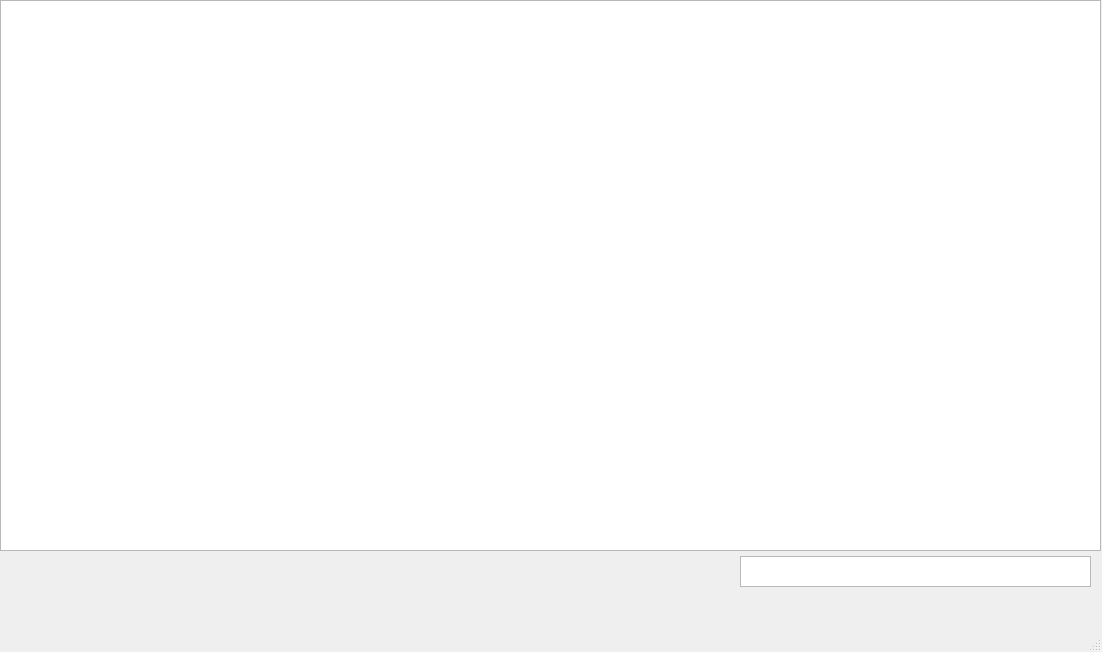
<?xml version="1.0" encoding="UTF-8"?>
<ui version="4.0">
 <class>MainWindow</class>
 <widget class="QMainWindow" name="MainWindow">
  <property name="geometry">
   <rect>
    <x>0</x>
    <y>0</y>
    <width>1102</width>
    <height>652</height>
   </rect>
  </property>
  <property name="windowTitle">
   <string>MainWindow</string>
  </property>
  <widget class="QWidget" name="centralwidget">
   <widget class="QTableView" name="tableView">
    <property name="geometry">
     <rect>
      <x>0</x>
      <y>0</y>
      <width>1101</width>
      <height>551</height>
     </rect>
    </property>
   </widget>
   <widget class="QTextEdit" name="textEdit">
    <property name="geometry">
     <rect>
      <x>740</x>
      <y>556</y>
      <width>351</width>
      <height>31</height>
     </rect>
    </property>
   </widget>
  </widget>
  <widget class="QMenuBar" name="menubar">
   <property name="geometry">
    <rect>
     <x>0</x>
     <y>0</y>
     <width>1102</width>
     <height>26</height>
    </rect>
   </property>
  </widget>
  <widget class="QStatusBar" name="statusbar"/>
 </widget>
 <resources/>
 <connections/>
</ui>
